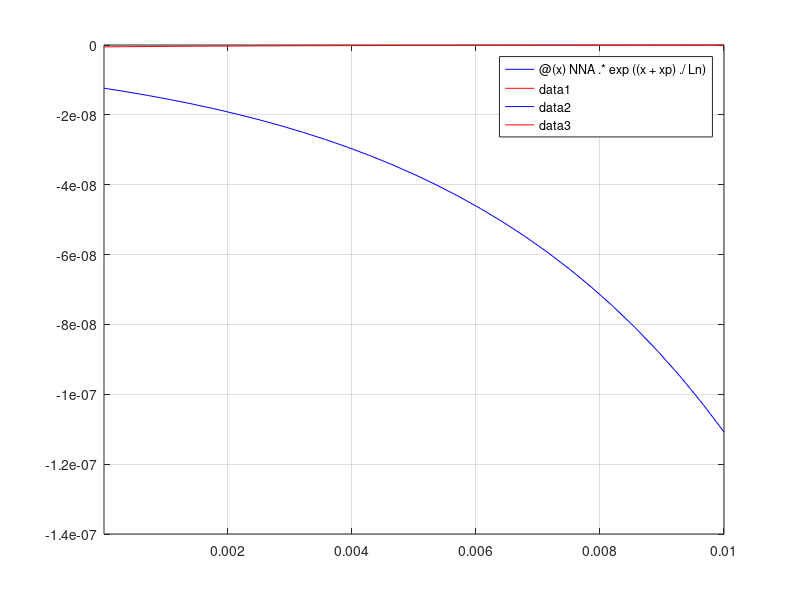

Here is the MATLAB script that generated this plot: (Note: this script raises an error after producing the figure.)
%Problem 2c: Reverse Biased Condition
clc
%Defining Constants
k= 8.617e-5;
T= 300;
kT= k * T;
q= 1.6e-19;
KS= 11.8;
e0= 8.85e-14;
ni= 1e10;
ND= 1.0e17;
NA= 1.0e15;
NAD= NA + ND;
Lp= 3.47e-3;
Ln= 4.56e-3;
VA= -0.3;               %Reverse Biased Condition
Dn= 34.93;
Dp= 11.64;
Vbi= (kT/q) * (log(NA * ND) / (ni * ni));
xn= sqrt(((2 * KS * e0)/q) * (NA / (ND * (NA + ND))) * Vbi);
xp= sqrt(((2 * KS * e0)/q) * (ND / (NA * (NA + ND))) * Vbi);
NNA= (1e2)*((q * Dn) / Ln) * ((ni * ni) / NA) * (exp(VA/ 0.025) - 1);
NND= (1e3)*((q * Dp) / Lp) * ((ni * ni) / ND) * (exp(VA/ 0.025) - 1);
close
%Plot
fplot(@(x) NNA.*exp((x+xp)./Ln), [-0.01 -xp], 'b') ;
hold on
fplot(@(x) NND.*exp(-(x-xn)./Lp) , [-0.01 -xp], 'r') ;
hold on
fplot(@(x) NNA.*exp((x+xp)./Ln), [xn 0.01], 'b');
hold on
fplot(@(x) NND.*exp(-(x-xn)./Lp), [xn 0.01], 'r');
grid
xline(-xp , '--');
xline(xn, '--');
ylabel('-Charge Densities (J_n and J_p)');
xlabel('-x');
legend('J_n', 'J_p','Location','southwest');
title('Plot of JP(x) and JN(x) in the Device');

